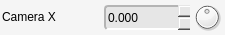
         <widget class="QFrame" name="cameraX">
          <property name="minimumSize">
           <size>
            <width>225</width>
            <height>35</height>
           </size>
          </property>
          <property name="maximumSize">
           <size>
            <width>225</width>
            <height>35</height>
           </size>
          </property>
          <property name="styleSheet">
           <string notr="true">background-color: rgb(245, 245, 245);
border-radius: 4px;</string>
          </property>
          <property name="frameShape">
           <enum>QFrame::NoFrame</enum>
          </property>
          <property name="frameShadow">
           <enum>QFrame::Plain</enum>
          </property>
          <property name="lineWidth">
           <number>0</number>
          </property>
          <widget class="QLabel" name="cameraX_lbl">
           <property name="geometry">
            <rect>
             <x>2</x>
             <y>2</y>
             <width>100</width>
             <height>30</height>
            </rect>
           </property>
           <property name="sizePolicy">
            <sizepolicy hsizetype="Fixed" vsizetype="Fixed">
             <horstretch>0</horstretch>
             <verstretch>0</verstretch>
            </sizepolicy>
           </property>
           <property name="minimumSize">
            <size>
             <width>100</width>
             <height>30</height>
            </size>
           </property>
           <property name="maximumSize">
            <size>
             <width>100</width>
             <height>30</height>
            </size>
           </property>
           <property name="font">
            <font>
             <weight>50</weight>
             <bold>false</bold>
            </font>
           </property>
           <property name="styleSheet">
            <string notr="true">border-width: 0px;</string>
           </property>
           <property name="text">
            <string>Camera X</string>
           </property>
           <property name="margin">
            <number>1</number>
           </property>
          </widget>
          <widget class="QDoubleSpinBox" name="cameraX_value">
           <property name="geometry">
            <rect>
             <x>104</x>
             <y>5</y>
             <width>86</width>
             <height>25</height>
            </rect>
           </property>
           <property name="sizePolicy">
            <sizepolicy hsizetype="Fixed" vsizetype="Fixed">
             <horstretch>0</horstretch>
             <verstretch>0</verstretch>
            </sizepolicy>
           </property>
           <property name="minimumSize">
            <size>
             <width>86</width>
             <height>25</height>
            </size>
           </property>
           <property name="maximumSize">
            <size>
             <width>86</width>
             <height>25</height>
            </size>
           </property>
           <property name="styleSheet">
            <string notr="true">background-color: rgb(230, 230, 230);
border-top-color: rgb(180, 180, 180);
border-left-color: rgb(180, 180, 180);
border-bottom-color: rgb(255, 255, 255);
border-right-color: rgb(255, 255, 255);
border-style: solid;
border-width: 2px;</string>
           </property>
           <property name="frame">
            <bool>false</bool>
           </property>
           <property name="buttonSymbols">
            <enum>QAbstractSpinBox::UpDownArrows</enum>
           </property>
           <property name="decimals">
            <number>3</number>
           </property>
           <property name="minimum">
            <double>-9999.000000000000000</double>
           </property>
           <property name="maximum">
            <double>9999.000000000000000</double>
           </property>
           <property name="singleStep">
            <double>0.050000000000000</double>
           </property>
          </widget>
          <widget class="QDial" name="cameraX_dial">
           <property name="geometry">
            <rect>
             <x>192</x>
             <y>2</y>
             <width>30</width>
             <height>30</height>
            </rect>
           </property>
           <property name="sizePolicy">
            <sizepolicy hsizetype="Fixed" vsizetype="Fixed">
             <horstretch>0</horstretch>
             <verstretch>0</verstretch>
            </sizepolicy>
           </property>
           <property name="minimumSize">
            <size>
             <width>30</width>
             <height>30</height>
            </size>
           </property>
           <property name="maximumSize">
            <size>
             <width>30</width>
             <height>30</height>
            </size>
           </property>
           <property name="styleSheet">
            <string notr="true">border-width: 0px;</string>
           </property>
           <property name="minimum">
            <number>-10000</number>
           </property>
           <property name="maximum">
            <number>10000</number>
           </property>
          </widget>
         </widget>
